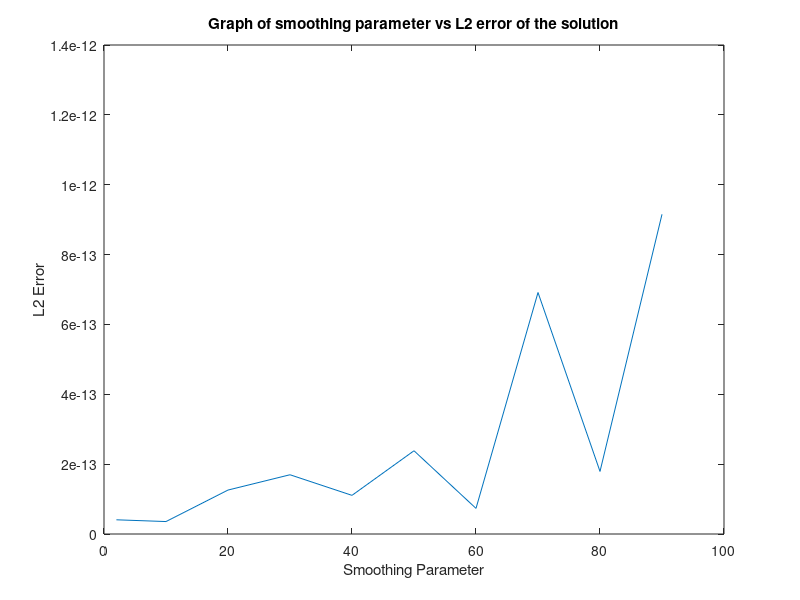

MATLAB code for this plot:
X = importdata('Smoothing_Term.txt');
Y = importdata('L2_Error.txt');
plot(X,Y)
xlabel('Smoothing Parameter');
ylabel('L2 Error');
title('Graph of smoothing parameter vs L2 error of the solution');